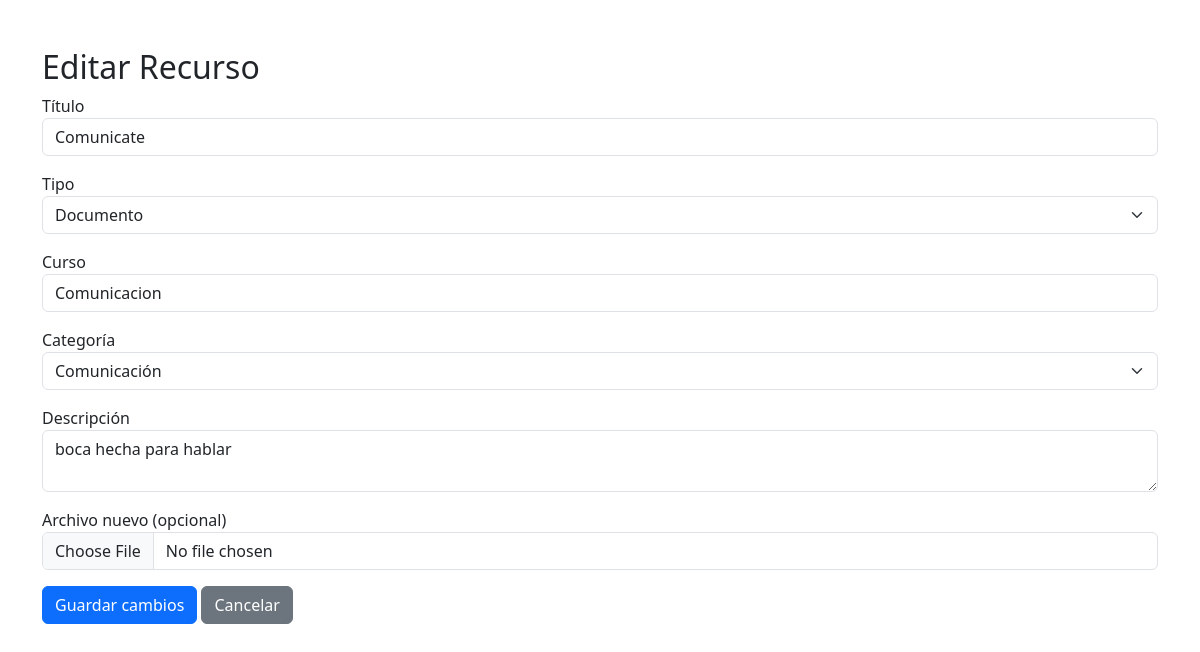
Screenshot of /dashboard/editar_recurso.php?id=5 (signed in) with the database file from the repository.
### tables this page shows
CREATE TABLE `recursos` (
  `id` int(11) NOT NULL,
  `docente_id` int(11) DEFAULT NULL,
  `titulo` varchar(255) DEFAULT NULL,
  `tipo` enum('documento','video','enlace','ejercicio') DEFAULT NULL,
  `archivo` varchar(255) DEFAULT NULL,
  `enlace` text DEFAULT NULL,
  `descripcion` text DEFAULT NULL,
  `curso` varchar(100) DEFAULT NULL,
  `categoria` enum('Matemática','Comunicación','Ciencia') DEFAULT NULL,
  `fecha_subida` datetime DEFAULT current_timestamp()
);

### dashboard/editar_recurso.php (the view, shortened to what this page needs)
<?php
require_once '../config.php';
$id = $_GET['id'];
$stmt = $pdo->prepare("SELECT * FROM recursos WHERE id = ? AND docente_id = ?");
$stmt->execute([$id, $_SESSION['usuario']['id']]);
$recurso = $stmt->fetch();
?>
<link href="https://cdn.jsdelivr.net/npm/bootstrap@5.3.0/dist/css/bootstrap.min.css" rel="stylesheet">
<div class="container mt-5">
  <h2>Editar Recurso</h2>
  <form method="POST" enctype="multipart/form-data">
    <div class="mb-3">
      <label>Título</label>
      <input type="text" name="titulo" class="form-control" value="<?= htmlspecialchars($recurso['titulo']) ?>" required>
    </div>
    <div class="mb-3">
      <label>Tipo</label>
      <select name="tipo" class="form-select" id="tipo" required>
        <option value="documento" <?= $recurso['tipo'] === 'documento' ? 'selected' : '' ?>>Documento</option>
      </select>
    </div>
    <div class="mb-3">
      <label>Curso</label>
      <input type="text" name="curso" class="form-control" value="<?= htmlspecialchars($recurso['curso']) ?>" required>
    </div>
    <div class="mb-3">
      <label>Categoría</label>
      <select name="categoria" class="form-select" required>
        <option value="Comunicación" <?= $recurso['categoria'] === 'Comunicación' ? 'selected' : '' ?>>Comunicación</option>
      </select>
    </div>
    <div class="mb-3">
      <label>Descripción</label>
      <textarea name="descripcion" class="form-control"><?= htmlspecialchars($recurso['descripcion']) ?></textarea>
    </div>
    <div class="mb-3" id="grupoArchivo">
      <label>Archivo nuevo (opcional)</label>
      <input type="file" name="archivo" class="form-control">
    </div>
    <button type="submit" class="btn btn-primary">Guardar cambios</button>
    <a href="docente.php" class="btn btn-secondary">Cancelar</a>
  </form>
</div>

### rows the page displays
recursos: titulo "Comunicate", tipo "Documento", curso "Comunicacion", categoria "Comunicación", descripcion "boca hecha para hablar"
